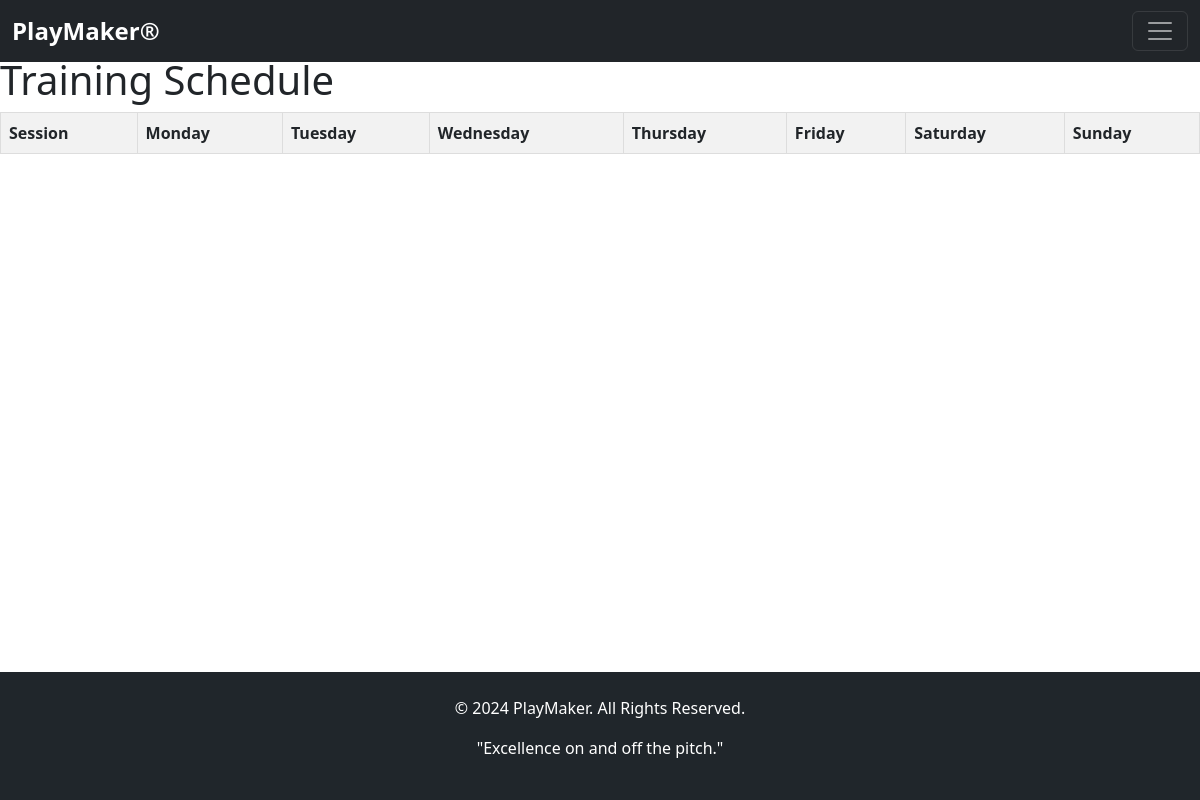
Before: /view-schedule/ with the older database file.
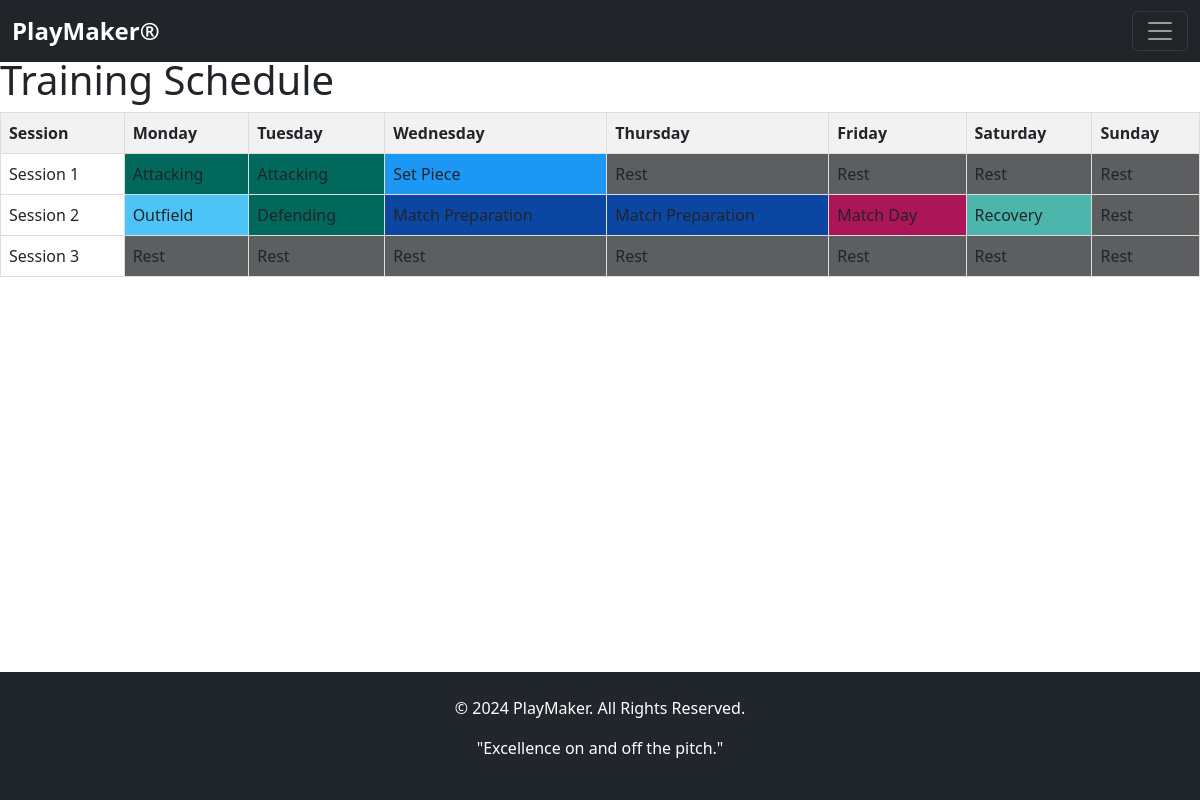
After: the same page with the newer database file.
### app01/models.py (models this page shows, shortened)
class TrainingSession(models.Model):
    SESSION_CHOICES = [
        ('Session 1', 'Session 1'),
        ('Session 2', 'Session 2'),
        ('Session 3', 'Session 3'),
    ]
    session_name = models.CharField(max_length=20, choices=SESSION_CHOICES)
    monday = models.CharField(max_length=50, default='Rest')
    tuesday = models.CharField(max_length=50, default='Rest')
    wednesday = models.CharField(max_length=50, default='Rest')
    thursday = models.CharField(max_length=50, default='Rest')
    friday = models.CharField(max_length=50, default='Rest')
    saturday = models.CharField(max_length=50, default='Rest')
    sunday = models.CharField(max_length=50, default='Rest')

### app01/views.py (the view)
# urls.py: path('view-schedule/', views.view_schedule, name='view_schedule'),
def view_schedule(request):
    sessions = TrainingSession.objects.all()
    return render(request, 'view_schedule.html', {'sessions': sessions})

### templates/view_schedule.html (shortened to what this page needs)
{% extends 'base.html' %}
{% load static %}
{% block content %}
<h1>Training Schedule</h1>
<table>
    <thead>
        <tr>
            <th>Session</th>
            <th>Monday</th>
            <th>Tuesday</th>
            <th>Wednesday</th>
            <th>Thursday</th>
            <th>Friday</th>
            <th>Saturday</th>
            <th>Sunday</th>
        </tr>
    </thead>
    <tbody>
        {% for session in sessions %}
        <tr>
            <td>{{ session.session_name }}</td>
            <td class="color-cell" data-value="{{ session.monday }}">{{ session.monday }}</td>
            <td class="color-cell" data-value="{{ session.tuesday }}">{{ session.tuesday }}</td>
            <td class="color-cell" data-value="{{ session.wednesday }}">{{ session.wednesday }}</td>
            <td class="color-cell" data-value="{{ session.thursday }}">{{ session.thursday }}</td>
            <td class="color-cell" data-value="{{ session.friday }}">{{ session.friday }}</td>
            <td class="color-cell" data-value="{{ session.saturday }}">{{ session.saturday }}</td>
            <td class="color-cell" data-value="{{ session.sunday }}">{{ session.sunday }}</td>
        </tr>
        {% endfor %}
    </tbody>
</table>
{% endblock %}

Changed rows visible on the page:
added TrainingSession: session_name "Session 1", monday "Attacking", tuesday "Attacking", wednesday "Set Piece", thursday "Rest", friday "Rest", saturday "Rest", sunday "Rest"
added TrainingSession: session_name "Session 2", monday "Outfield", tuesday "Defending", wednesday "Match Preparation", thursday "Match Preparation", friday "Match Day", saturday "Recovery", sunday "Rest"
added TrainingSession: session_name "Session 3", monday "Rest", tuesday "Rest", wednesday "Rest", thursday "Rest", friday "Rest", saturday "Rest", sunday "Rest"
